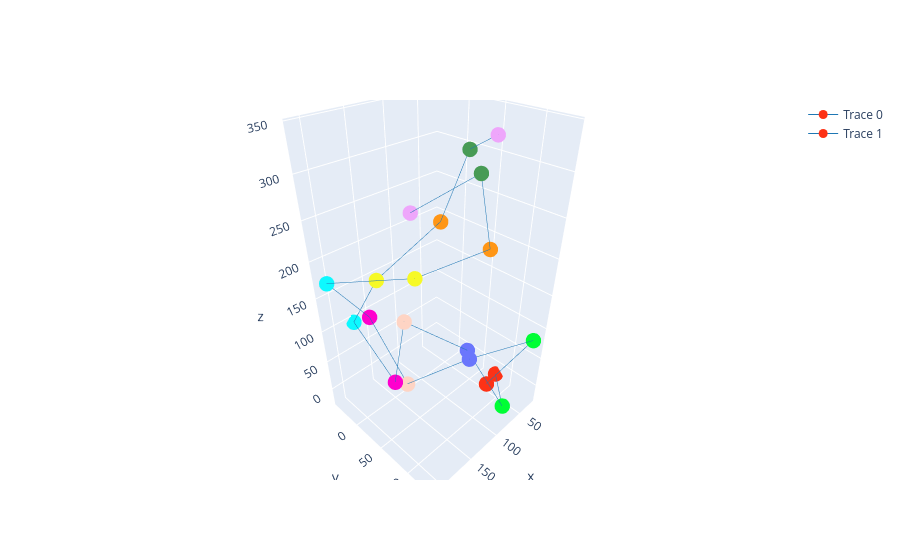

Notebook code for this chart:
### Markdown cell above
We can visualize the aligned traces by their index in the pair matrix.

### Code cell
fig = tr.plot_aligned_traces(traces, [69,188])

### Figure 1 — Plotly figure (JSON) as saved in the notebook; plotly's stock layout.template omitted (floating-point values rounded to 4 significant figures)
{"data": [{"line": {"color": "#1f77b4", "width": 1}, "marker": {"color": ["#FD3216", "#00FE35", "#6A76FC", "#FED4C4", "#FE00CE", "#0DF9FF", "#F6F926", "#FF9616", "#479B55", "#EEA6FB"], "size": 9}, "mode": "markers+lines", "name": "Trace 0", "opacity": 1, "type": "scatter3d", "x": [24.32, 86.07, 100.8, 165.3, 177.7, 174.0, 167.2, 82.44, 43.9, 86.15], "y": [76.97, 134.7, 84.8, 44.81, 37.06, -43.92, 2.243, 19.76, 25.86, 94.66], "z": [-19.71, 9.478, 81.65, 140.5, 47.98, 93.82, 176.9, 225.7, 301.6, 340.6]}, {"line": {"color": "#1f77b4", "width": 1}, "marker": {"color": ["#FD3216", "#00FE35", "#6A76FC", "#FED4C4", "#FE00CE", "#0DF9FF", "#F6F926", "#FF9616", "#479B55", "#EEA6FB"], "size": 9}, "mode": "markers+lines", "name": "Trace 1", "opacity": 1, "type": "scatter3d", "x": [65.11, 26.83, 112.2, 163.8, 161.5, 211.4, 142.5, 52.74, 57.18, 114.7], "y": [92.0, 130.2, 97.92, 43.59, -26.45, -29.58, 39.39, 70.96, 54.55, 4.314], "z": [1.546, 79.57, 83.63, 39.26, 104.7, 178.4, 185.1, 198.2, 285.7, 242.4]}], "layout": {}}
